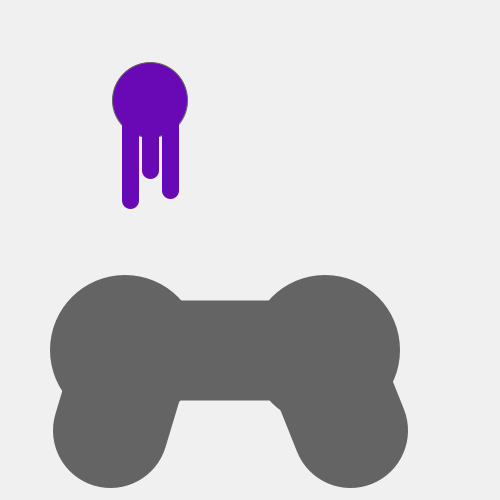
Frame 1 (no input)
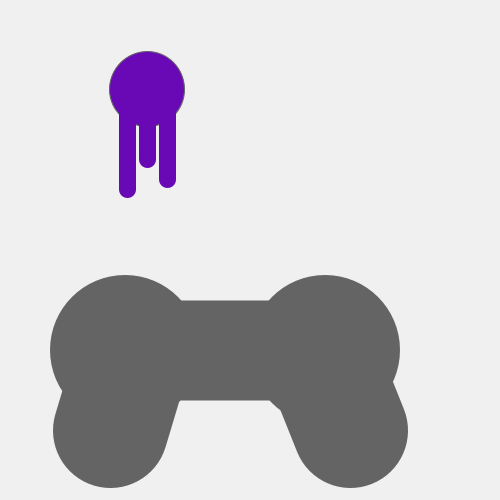
Frame 60 (the mouse pressed at the canvas centre just before this capture)
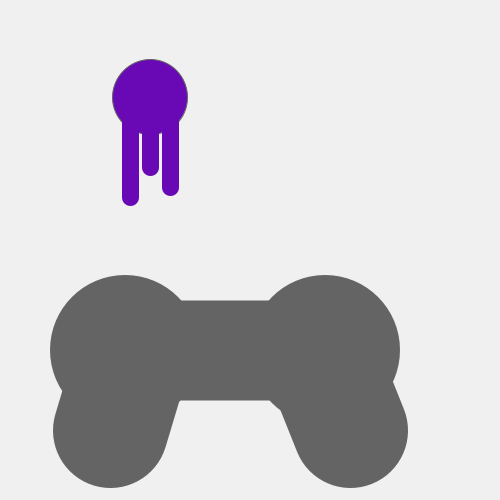
Frame 120 (the mouse held since frame 60 and released just before this capture)

The Processing sketch that drew these frames (run headless with seeded random() and noise(); from frame 60 on, the mouse is pressed at the canvas centre):

// Processing sketch: s19magd150lab06_Mancheski
// ── s19magd150lab06_Mancheski.pde
monster myMonster;
void setup(){
  size(500,500);
  background(240);
  myMonster = new monster();

}
void draw(){
  background(240);
  remote();
  myMonster.move();
  myMonster.display();
}
//In the draw it will create the remote and then make the monster move then display
//The monster and with the background first it won't be a trail of monsters
void remote(){
  fill(100);
  strokeWeight(3);
  noStroke();
  ellipse(125,350,150,150);
  ellipse(325,350,150,150);
  stroke(100);
  strokeWeight(100);
  line(125,350,325,350);
  strokeWeight(115);
  line(125,380,110,430);
  line(330,380,350,430);
}
//Remote will draw a remote using 2 ellipse and 3 lines

// ── Monster.pde
class monster{
 int x, y;
  
  monster(){
    x = 150;
    y = 100;
  }
void display(){  
  strokeWeight(1);
  fill(105,9,181);
  ellipse(x,y,75,75);
  strokeWeight(17);
  stroke(105,9,181);
  line(x - 20, y, x - 20, y + 100);
  line(x, y, x, y + 70);
  line(x + 20, y, x + 20, y + 90);
  }
// Above will draw the purple monster to the top right of the remote controller
void move(){
  x = round(random(-1, 1)) + x;
  y = round(random(-1, 1)) + y;
 }
}  
// void move will make the monster move very little, making it look like its shaking
